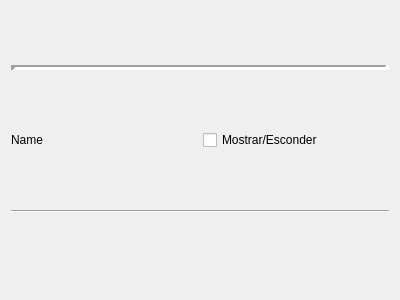
<?xml version="1.0" encoding="UTF-8"?>
<ui version="4.0">
 <class>OverlayItem</class>
 <widget class="QWidget" name="OverlayItem">
  <property name="windowModality">
   <enum>Qt::NonModal</enum>
  </property>
  <property name="geometry">
   <rect>
    <x>0</x>
    <y>0</y>
    <width>400</width>
    <height>300</height>
   </rect>
  </property>
  <property name="sizePolicy">
   <sizepolicy hsizetype="Minimum" vsizetype="Preferred">
    <horstretch>0</horstretch>
    <verstretch>0</verstretch>
   </sizepolicy>
  </property>
  <property name="windowTitle">
   <string>OverlayItem</string>
  </property>
  <layout class="QVBoxLayout" name="verticalLayout_2">
   <item>
    <widget class="Line" name="line">
     <property name="minimumSize">
      <size>
       <width>0</width>
       <height>5</height>
      </size>
     </property>
     <property name="lineWidth">
      <number>5</number>
     </property>
     <property name="midLineWidth">
      <number>0</number>
     </property>
     <property name="orientation">
      <enum>Qt::Horizontal</enum>
     </property>
    </widget>
   </item>
   <item>
    <layout class="QHBoxLayout" name="horizontalLayout">
     <property name="sizeConstraint">
      <enum>QLayout::SetMinimumSize</enum>
     </property>
     <item>
      <widget class="QLabel" name="overlayLabel">
       <property name="sizePolicy">
        <sizepolicy hsizetype="Minimum" vsizetype="Preferred">
         <horstretch>0</horstretch>
         <verstretch>0</verstretch>
        </sizepolicy>
       </property>
       <property name="text">
        <string>Name</string>
       </property>
      </widget>
     </item>
     <item>
      <widget class="QCheckBox" name="checkBox">
       <property name="text">
        <string>Mostrar/Esconder</string>
       </property>
      </widget>
     </item>
    </layout>
   </item>
   <item>
    <widget class="Line" name="line_2">
     <property name="orientation">
      <enum>Qt::Horizontal</enum>
     </property>
    </widget>
   </item>
   <item>
    <layout class="QHBoxLayout" name="horizontalLayout_2">
     <property name="sizeConstraint">
      <enum>QLayout::SetMinimumSize</enum>
     </property>
     <item>
      <spacer name="horizontalSpacer">
       <property name="orientation">
        <enum>Qt::Horizontal</enum>
       </property>
       <property name="sizeType">
        <enum>QSizePolicy::Fixed</enum>
       </property>
       <property name="sizeHint" stdset="0">
        <size>
         <width>40</width>
         <height>20</height>
        </size>
       </property>
      </spacer>
     </item>
     <item>
      <layout class="QVBoxLayout" name="verticalLayout">
       <property name="sizeConstraint">
        <enum>QLayout::SetMinimumSize</enum>
       </property>
      </layout>
     </item>
    </layout>
   </item>
  </layout>
 </widget>
 <resources/>
 <connections/>
</ui>
